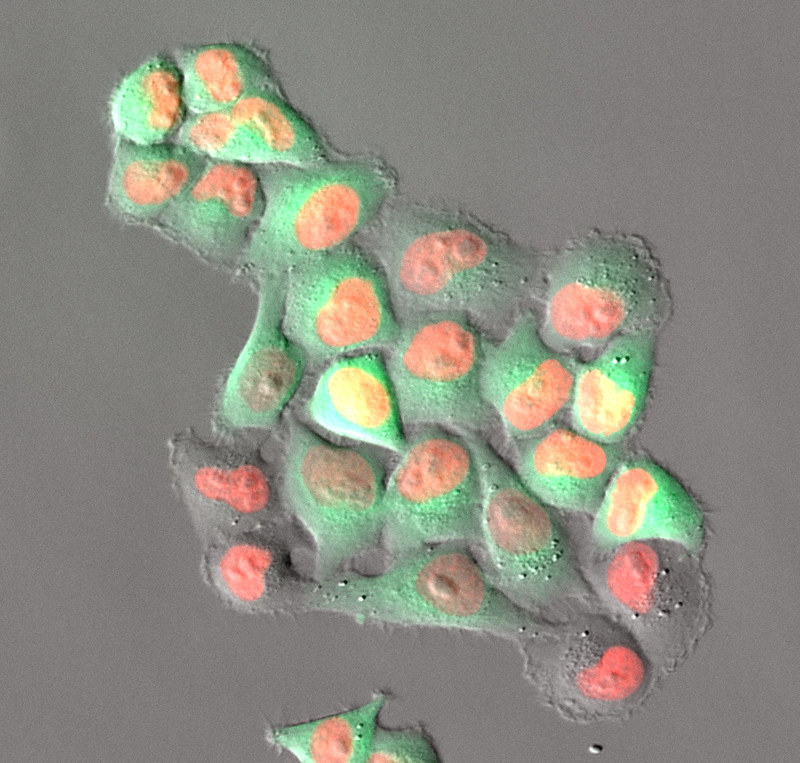
#> input picture Lectures/01 - Introduction/cells.jpg, 800 x 763 px
$ jupyter execute lecture1_images.ipynb
#> lines starting #> are read from the running program, lines starting #| are printed output that depends on the picture
[cell 1]
import numpy as np
import matplotlib.pyplot as plt
import matplotlib.patches as patches

[cell 2]
img = plt.imread("cells.jpg")
#> img is the input picture: shape (763, 800, 3); mean R, G, B 139.9, 139.7, 128.8

fig, ax = plt.subplots(nrows=1, ncols=2, figsize=(12, 6))

x0, x1, y0, y1 = (605, 635, 420, 450)

ax[0].imshow(img)
ax[0].axis("off")
r = patches.Rectangle((x0, y0), x1-x0, y1-y0, linewidth=2, facecolor="none", edgecolor="red")
ax[0].add_patch(r)

ax[1].imshow(img[y0:y1, x0:x1])
ax[1].axis("off")

for i in range(30):
    ax[1].axline((i-0.5, 0), (i-0.5, 25), linewidth = 0.5, color="r")
    ax[1].axline((0, i-0.5), (25, i-0.5), linewidth=0.5, color="r")
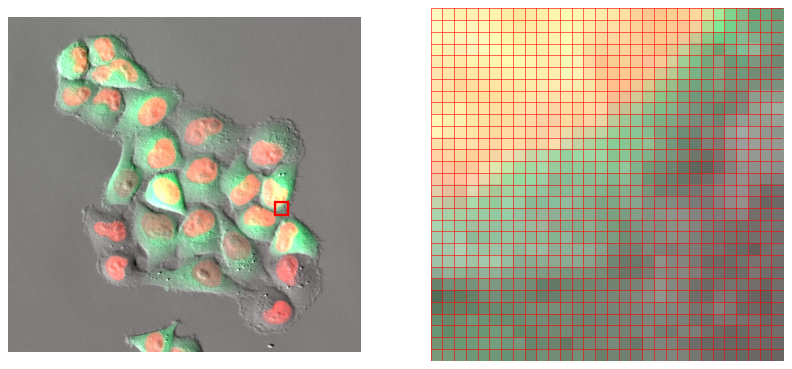
#> figure drawn by matplotlib, 2 panels

[cell 3]
from skimage import io
nuclei = io.imread("nuclei1.tif")
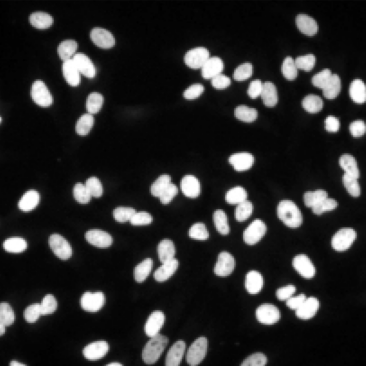
#> input picture Lectures/01 - Introduction/nuclei1.tif, 366 x 366 px
#> nuclei is the input picture: shape (366, 366); min 0, max 255, mean 44.3

fig, ax = plt.subplots(1, 3)
ax[0].imshow(nuclei, vmin=0, vmax=255, cmap="gray")
ax[1].imshow(nuclei, vmin=0, vmax=50, cmap="gray")
ax[2].imshow(nuclei, cmap="gray")

for a in ax:
    a.axis("off")
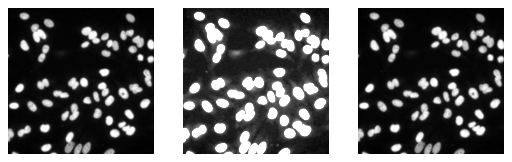
#> figure drawn by matplotlib, 3 panels
